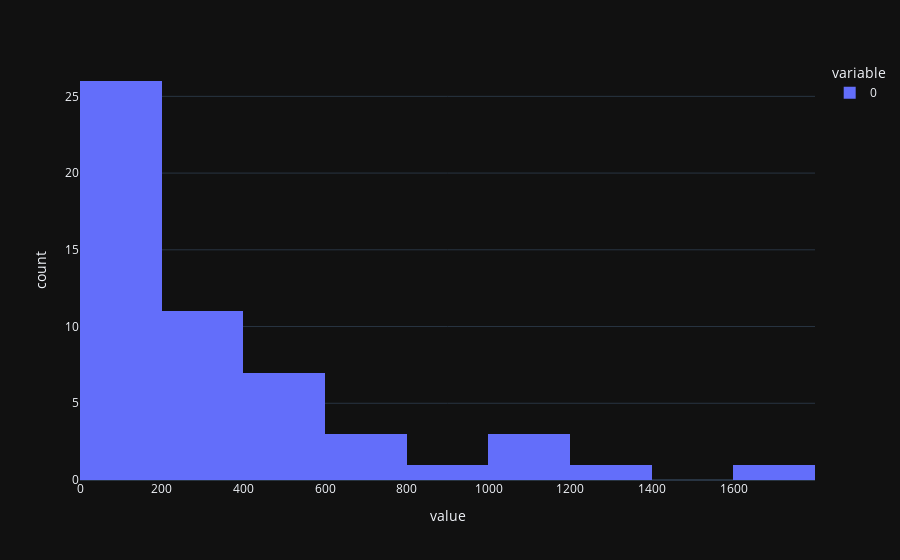

The notebook cell this image was saved under:
### Code cell
import plotly.express as px
px.histogram([token_len(func) for func in functions], nbins=10,template='plotly_dark')

### Figure 1 — Plotly figure (JSON) as saved in the notebook; plotly's stock layout.template omitted (floating-point values rounded to 4 significant figures)
{"data": [{"alignmentgroup": "True", "bingroup": "x", "hovertemplate": "variable=0<br>value=%{x}<br>count=%{y}<extra></extra>", "legendgroup": "0", "marker": {"color": "#636efa", "pattern": {"shape": ""}}, "name": "0", "nbinsx": 10, "offsetgroup": "0", "orientation": "v", "showlegend": true, "type": "histogram", "x": [413, 121, 374, 178, 198, 247, 159, 382, 547, 654, 466, 1173, 60, 46, 87, 60, 74, 101, 102, 789, 1222, 1005, 266, 314, 141, 191, 191, 155, 129, 126, 112, 34, 252, 1630, 442, 204, 416, 482, 125, 87, 565, 1107, 110, 363, 948, 142, 275, 654, 351, 47, 141, 128, 236], "xaxis": "x", "yaxis": "y"}], "layout": {"autosize": true, "barmode": "relative", "legend": {"title": {"text": "variable"}, "tracegroupgap": 0}, "margin": {"t": 60}, "xaxis": {"anchor": "y", "autorange": true, "domain": [0, 1], "range": [-0.5, 1800.0], "title": {"text": "value"}, "type": "linear"}, "yaxis": {"anchor": "x", "autorange": true, "domain": [0, 1], "range": [0, 27.37], "title": {"text": "count"}}}}
